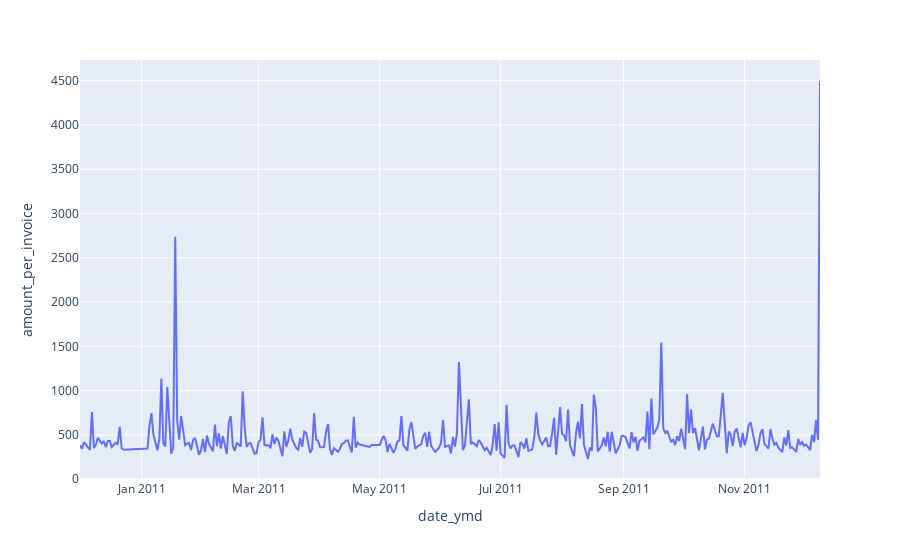

The code cell stored with this chart in its notebook:
### Code cell
fig = px.line(data_frame=invoice_amount, x='date_ymd', y='amount_per_invoice')
fig.show()

### Figure 1 — Plotly figure (JSON) as saved in the notebook; plotly's stock layout.template omitted (floating-point values rounded to 4 significant figures; data arrays with more than 128 entries replaced by an {"elided": "..."} marker saying what was removed)
{"data": [{"hovertemplate": "date_ymd=%{x}<br>amount_per_invoice=%{y}<extra></extra>", "legendgroup": "", "line": {"color": "#636efa", "dash": "solid"}, "marker": {"symbol": "circle"}, "mode": "lines", "name": "", "orientation": "v", "showlegend": false, "type": "scatter", "x": {"elided": "305 str values"}, "xaxis": "x", "y": {"elided": "305 float values"}, "yaxis": "y"}], "layout": {"legend": {"tracegroupgap": 0}, "margin": {"t": 60}, "xaxis": {"anchor": "y", "domain": [0, 1], "title": {"text": "date_ymd"}}, "yaxis": {"anchor": "x", "domain": [0, 1], "title": {"text": "amount_per_invoice"}}}}
